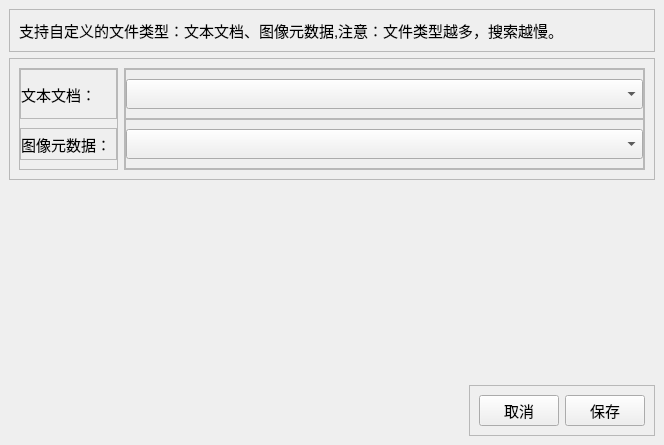
<?xml version="1.0" encoding="UTF-8"?>
<ui version="4.0">
 <class>MainWindow</class>
 <widget class="QMainWindow" name="MainWindow">
  <property name="geometry">
   <rect>
    <x>0</x>
    <y>0</y>
    <width>664</width>
    <height>445</height>
   </rect>
  </property>
  <property name="windowTitle">
   <string>MainWindow</string>
  </property>
  <widget class="QWidget" name="centralwidget">
   <property name="font">
    <font>
     <pointsize>11</pointsize>
    </font>
   </property>
   <layout class="QVBoxLayout" name="verticalLayout">
    <item>
     <widget class="QFrame" name="frame">
      <property name="frameShape">
       <enum>QFrame::StyledPanel</enum>
      </property>
      <property name="frameShadow">
       <enum>QFrame::Raised</enum>
      </property>
      <layout class="QHBoxLayout" name="horizontalLayout_2">
       <item>
        <widget class="QLabel" name="label">
         <property name="text">
          <string>支持自定义的文件类型：文本文档、图像元数据,注意：文件类型越多，搜索越慢。</string>
         </property>
        </widget>
       </item>
      </layout>
     </widget>
    </item>
    <item>
     <widget class="QFrame" name="frame_2">
      <property name="frameShape">
       <enum>QFrame::StyledPanel</enum>
      </property>
      <property name="frameShadow">
       <enum>QFrame::Raised</enum>
      </property>
      <layout class="QHBoxLayout" name="horizontalLayout_3">
       <item>
        <widget class="QFrame" name="frame_5">
         <property name="frameShape">
          <enum>QFrame::StyledPanel</enum>
         </property>
         <property name="frameShadow">
          <enum>QFrame::Raised</enum>
         </property>
         <layout class="QVBoxLayout" name="verticalLayout_3">
          <property name="spacing">
           <number>0</number>
          </property>
          <property name="leftMargin">
           <number>0</number>
          </property>
          <property name="topMargin">
           <number>0</number>
          </property>
          <property name="rightMargin">
           <number>0</number>
          </property>
          <property name="bottomMargin">
           <number>0</number>
          </property>
          <item alignment="Qt::AlignVCenter">
           <widget class="QFrame" name="frame_7">
            <property name="frameShape">
             <enum>QFrame::StyledPanel</enum>
            </property>
            <property name="frameShadow">
             <enum>QFrame::Raised</enum>
            </property>
            <layout class="QVBoxLayout" name="verticalLayout_4">
             <property name="spacing">
              <number>0</number>
             </property>
             <property name="leftMargin">
              <number>0</number>
             </property>
             <property name="topMargin">
              <number>9</number>
             </property>
             <property name="rightMargin">
              <number>0</number>
             </property>
             <property name="bottomMargin">
              <number>9</number>
             </property>
             <item alignment="Qt::AlignVCenter">
              <widget class="QLabel" name="label_2">
               <property name="minimumSize">
                <size>
                 <width>0</width>
                 <height>30</height>
                </size>
               </property>
               <property name="text">
                <string>文本文档： </string>
               </property>
              </widget>
             </item>
            </layout>
           </widget>
          </item>
          <item alignment="Qt::AlignVCenter">
           <widget class="QFrame" name="frame_8">
            <property name="frameShape">
             <enum>QFrame::StyledPanel</enum>
            </property>
            <property name="frameShadow">
             <enum>QFrame::Raised</enum>
            </property>
            <layout class="QHBoxLayout" name="horizontalLayout_5">
             <property name="spacing">
              <number>0</number>
             </property>
             <property name="leftMargin">
              <number>0</number>
             </property>
             <property name="topMargin">
              <number>0</number>
             </property>
             <property name="rightMargin">
              <number>0</number>
             </property>
             <property name="bottomMargin">
              <number>0</number>
             </property>
             <item alignment="Qt::AlignVCenter">
              <widget class="QLabel" name="label_3">
               <property name="minimumSize">
                <size>
                 <width>0</width>
                 <height>30</height>
                </size>
               </property>
               <property name="text">
                <string>图像元数据： </string>
               </property>
              </widget>
             </item>
            </layout>
           </widget>
          </item>
         </layout>
        </widget>
       </item>
       <item>
        <widget class="QFrame" name="frame_6">
         <property name="frameShape">
          <enum>QFrame::StyledPanel</enum>
         </property>
         <property name="frameShadow">
          <enum>QFrame::Raised</enum>
         </property>
         <layout class="QVBoxLayout" name="verticalLayout_2">
          <property name="spacing">
           <number>0</number>
          </property>
          <property name="leftMargin">
           <number>0</number>
          </property>
          <property name="topMargin">
           <number>0</number>
          </property>
          <property name="rightMargin">
           <number>0</number>
          </property>
          <property name="bottomMargin">
           <number>0</number>
          </property>
          <item alignment="Qt::AlignVCenter">
           <widget class="QFrame" name="frame_9">
            <property name="frameShape">
             <enum>QFrame::StyledPanel</enum>
            </property>
            <property name="frameShadow">
             <enum>QFrame::Raised</enum>
            </property>
            <layout class="QVBoxLayout" name="verticalLayout_5">
             <property name="spacing">
              <number>0</number>
             </property>
             <property name="leftMargin">
              <number>0</number>
             </property>
             <property name="topMargin">
              <number>9</number>
             </property>
             <property name="rightMargin">
              <number>0</number>
             </property>
             <property name="bottomMargin">
              <number>9</number>
             </property>
             <item>
              <widget class="QComboCustomBox" name="comboBox_text">
               <property name="sizePolicy">
                <sizepolicy hsizetype="Expanding" vsizetype="Preferred">
                 <horstretch>0</horstretch>
                 <verstretch>0</verstretch>
                </sizepolicy>
               </property>
               <property name="minimumSize">
                <size>
                 <width>0</width>
                 <height>30</height>
                </size>
               </property>
               <property name="font">
                <font>
                 <pointsize>12</pointsize>
                </font>
               </property>
              </widget>
             </item>
            </layout>
           </widget>
          </item>
          <item alignment="Qt::AlignVCenter">
           <widget class="QFrame" name="frame_10">
            <property name="frameShape">
             <enum>QFrame::StyledPanel</enum>
            </property>
            <property name="frameShadow">
             <enum>QFrame::Raised</enum>
            </property>
            <layout class="QVBoxLayout" name="verticalLayout_6">
             <property name="spacing">
              <number>0</number>
             </property>
             <property name="leftMargin">
              <number>0</number>
             </property>
             <property name="topMargin">
              <number>9</number>
             </property>
             <property name="rightMargin">
              <number>0</number>
             </property>
             <property name="bottomMargin">
              <number>9</number>
             </property>
             <item alignment="Qt::AlignVCenter">
              <widget class="QComboCustomBox" name="comboBox_image">
               <property name="sizePolicy">
                <sizepolicy hsizetype="Expanding" vsizetype="Preferred">
                 <horstretch>0</horstretch>
                 <verstretch>0</verstretch>
                </sizepolicy>
               </property>
               <property name="minimumSize">
                <size>
                 <width>0</width>
                 <height>30</height>
                </size>
               </property>
               <property name="font">
                <font>
                 <pointsize>12</pointsize>
                </font>
               </property>
              </widget>
             </item>
            </layout>
           </widget>
          </item>
         </layout>
        </widget>
       </item>
      </layout>
     </widget>
    </item>
    <item>
     <spacer name="verticalSpacer">
      <property name="orientation">
       <enum>Qt::Vertical</enum>
      </property>
      <property name="sizeHint" stdset="0">
       <size>
        <width>20</width>
        <height>40</height>
       </size>
      </property>
     </spacer>
    </item>
    <item alignment="Qt::AlignRight">
     <widget class="QFrame" name="frame_4">
      <property name="frameShape">
       <enum>QFrame::StyledPanel</enum>
      </property>
      <property name="frameShadow">
       <enum>QFrame::Raised</enum>
      </property>
      <layout class="QHBoxLayout" name="horizontalLayout">
       <item>
        <widget class="QPushButton" name="cancel_button">
         <property name="text">
          <string>取消</string>
         </property>
        </widget>
       </item>
       <item>
        <widget class="QPushButton" name="save_button">
         <property name="text">
          <string>保存</string>
         </property>
        </widget>
       </item>
      </layout>
     </widget>
    </item>
   </layout>
  </widget>
 </widget>
 <customwidgets>
  <customwidget>
   <class>QComboCustomBox</class>
   <extends>QComboBox</extends>
   <header>qcombocustombox.h</header>
  </customwidget>
 </customwidgets>
 <resources/>
 <connections/>
</ui>
